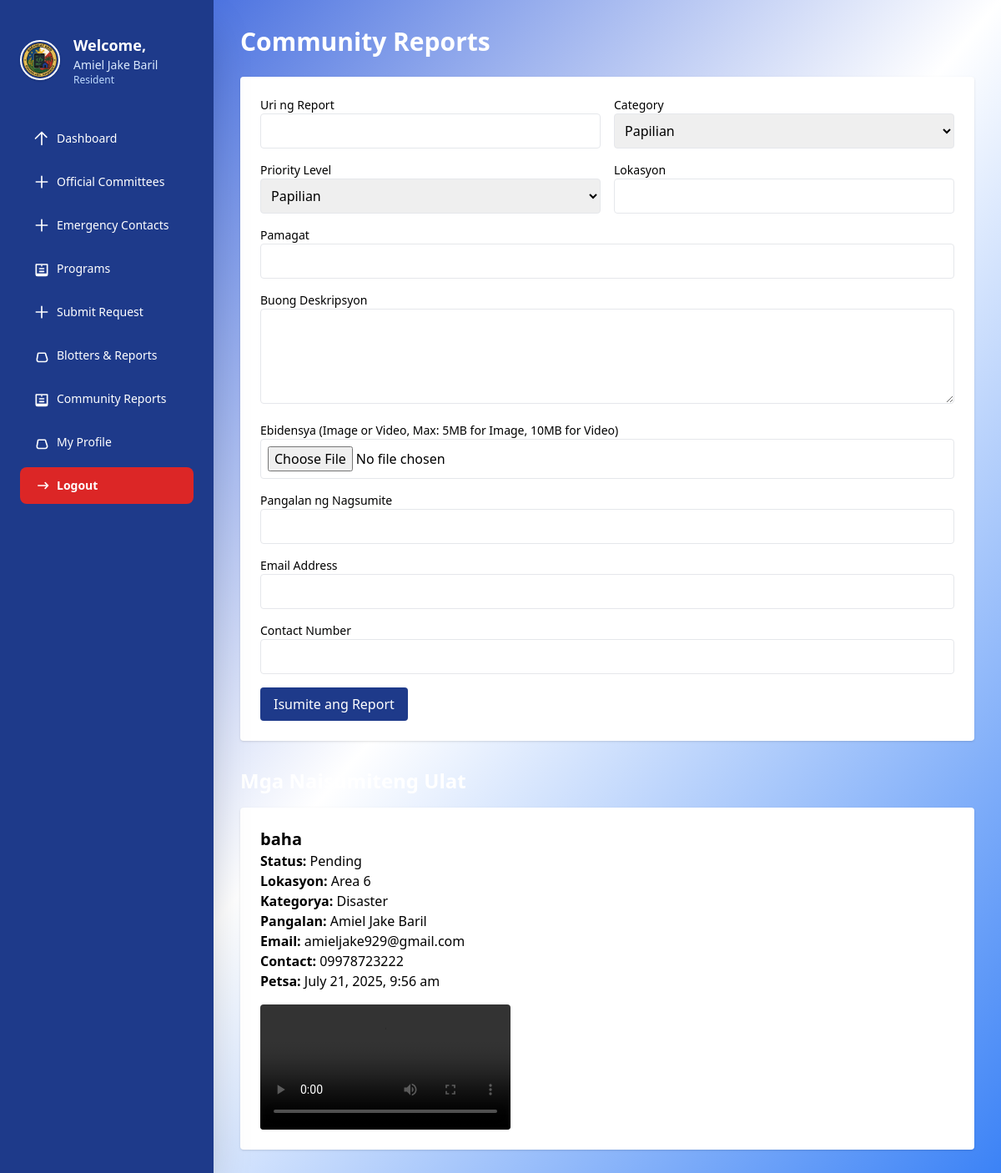
/resident/haha.php (signed in), run on the app's committed database.
### tables this page shows
CREATE TABLE `community_reports` (
  `report_id` int(11) NOT NULL,
  `user_id` int(11) NOT NULL,
  `report_type` varchar(255) DEFAULT NULL,
  `category` varchar(255) DEFAULT NULL,
  `priority_level` varchar(50) DEFAULT NULL,
  `location` varchar(255) DEFAULT NULL,
  `title` varchar(255) DEFAULT NULL,
  `description` text DEFAULT NULL,
  `evidence` text DEFAULT NULL,
  `status` varchar(50) DEFAULT 'Pending',
  `action_taken` text DEFAULT NULL,
  `action_date` date DEFAULT NULL,
  `people_involved` text DEFAULT NULL,
  `recommendations` text DEFAULT NULL,
  `created_at` timestamp NOT NULL DEFAULT current_timestamp(),
  `updated_at` timestamp NOT NULL DEFAULT current_timestamp() ON UPDATE current_timestamp(),
  `submitter_name` varchar(255) DEFAULT NULL,
  `submitter_email` varchar(255) DEFAULT NULL,
  `submitter_contact` varchar(15) DEFAULT NULL,
  `submitter_type` varchar(50) DEFAULT 'Resident'
);

### resident/haha.php (the view, shortened to what this page needs)
<?php
$conn = new mysqli("localhost:3307", "root", "", "barangay_management_system");
?>
<!DOCTYPE html>
<html lang="en">
<head>
  <script src="https://cdn.tailwindcss.com "></script>
</head>
<body class="bg-gradient-to-br from-blue-700 via-white to-blue-500">
<div id="sidebar">
  <?php include 'sidebar.php'; ?>
</div>
<div id="main-content" class="p-8">
  <div class="flex items-center justify-between mb-6">
    <h1 class="text-3xl font-bold text-white">Community Reports</h1>
  </div>
  <form method="POST" enctype="multipart/form-data" class="bg-white p-6 rounded shadow mb-8">
    <div class="grid grid-cols-2 gap-4">
      <div>
        <label class="block text-sm font-medium">Uri ng Report</label>
        <input type="text" name="report_type" class="w-full border p-2 rounded" required />
      </div>
      <div>
        <label class="block text-sm font-medium">Category</label>
        <select name="category" class="w-full border p-2 rounded" required>
          <option value="">Papilian</option>
        </select>
      </div>
      <div>
        <label class="block text-sm font-medium">Priority Level</label>
        <select name="priority_level" class="w-full border p-2 rounded" required>
          <option value="">Papilian</option>
        </select>
      </div>
      <div>
        <label class="block text-sm font-medium">Lokasyon</label>
        <input type="text" name="location" class="w-full border p-2 rounded" required />
      </div>
      <div class="col-span-2">
        <label class="block text-sm font-medium">Pamagat</label>
        <input type="text" name="title" class="w-full border p-2 rounded" required />
      </div>
      <div class="col-span-2">
        <label class="block text-sm font-medium">Buong Deskripsyon</label>
        <textarea name="description" rows="4" class="w-full border p-2 rounded"></textarea>
      </div>
      <div class="col-span-2">
        <label class="block text-sm font-medium">Ebidensya (Image or Video, Max: 5MB for Image, 10MB for Video)</label>
        <input type="file" name="evidence" class="w-full border p-2 rounded" accept="image/*,video/*" />
      </div>
      <div class="col-span-2">
        <label class="block text-sm font-medium">Pangalan ng Nagsumite</label>
        <input type="text" name="submitter_name" class="w-full border p-2 rounded" required />
      </div>
      <div class="col-span-2">
        <label class="block text-sm font-medium">Email Address</label>
        <input type="email" name="submitter_email" class="w-full border p-2 rounded" required />
      </div>
      <div class="col-span-2">
        <label class="block text-sm font-medium">Contact Number</label>
        <input type="text" name="submitter_contact" class="w-full border p-2 rounded" required />
      </div>
      <div class="col-span-2">
        <button type="submit" name="submit_report" class="bg-primary text-white px-4 py-2 rounded hover:bg-blue-800">
          Isumite ang Report
        </button>
      </div>
    </div>
  </form>
  <h2 class="text-2xl font-semibold text-white mb-4">Mga Naisumiteng Ulat</h2>
  <?php
  $user_id = $_SESSION['user_id'];
  $result = $conn->query("SELECT * FROM community_reports WHERE user_id = $user_id ORDER BY created_at DESC");
  if ($result->num_rows === 0) {
    echo '<p class="text-gray-700">Wala pang ulat na naisumite.</p>';
  } else {
    echo '<div class="space-y-6">';
    while ($row = $result->fetch_assoc()) {
      echo '<div class="bg-white p-6 rounded shadow">';
      echo "<h3 class='text-xl font-bold'>{$row['title']}</h3>";
      echo "<p><strong>Status:</strong> {$row['status']}</p>";
      echo "<p><strong>Lokasyon:</strong> {$row['location']}</p>";
      echo "<p><strong>Kategorya:</strong> {$row['category']}</p>";
      echo "<p><strong>Pangalan:</strong> {$row['submitter_name']}</p>";
      echo "<p><strong>Email:</strong> {$row['submitter_email']}</p>";
      echo "<p><strong>Contact:</strong> {$row['submitter_contact']}</p>";
      echo "<p><strong>Petsa:</strong> " . date("F j, Y, g:i a", strtotime($row['created_at'])) . "</p>";
      if (!empty($row['evidence'])) {
          $ext = strtolower(pathinfo($row['evidence'], PATHINFO_EXTENSION));
          if (in_array($ext, ['jpg', 'jpeg', 'png', 'gif'])) {
              echo "<img src='{$row['evidence']}' class='mt-4 max-h-64 rounded' />";
          } elseif (in_array($ext, ['mp4', 'mov', 'avi'])) {
              echo "<video src='{$row['evidence']}' controls class='mt-4 max-h-64 rounded'></video>";
          }
      }
      echo '</div>';
    }
    echo '</div>';
  }
  ?>
</div>
</body>
</html>

### resident/haha.php (style rules this page uses)
#sidebar { position: fixed; top: 0; left: 0; height: 100vh; width: 16rem; overflow-y: auto; z-index: 50; }
#main-content { margin-left: 16rem; height: 100vh; overflow-y: auto; }

### data on the page
community_reports: title "baha", status "Pending", location "Area 6", category "Disaster", submitter_name "Amiel Jake Baril", submitter_email "amieljake929@gmail.com", submitter_contact "09978723222", created_at "July 21, 2025, 9:56 am"

### other printed values
$_SESSION['full_name'] "Amiel Jake Baril"
